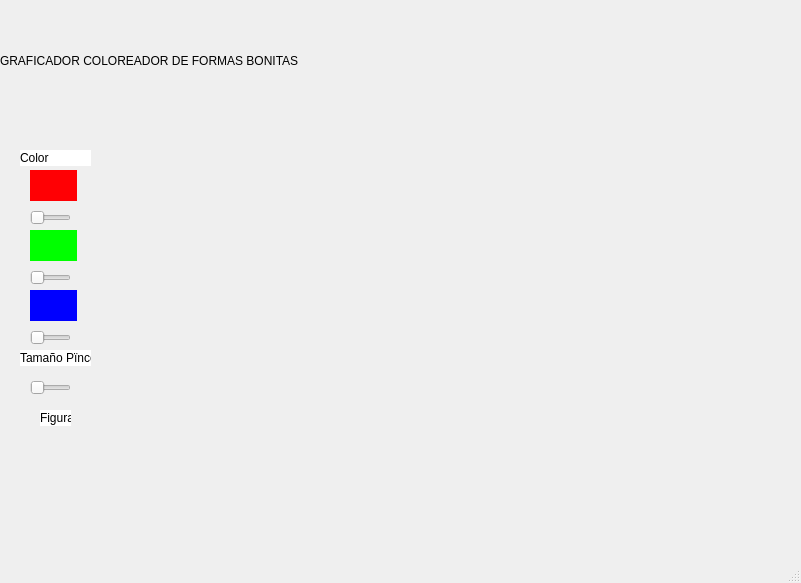
<?xml version="1.0" encoding="UTF-8"?>
<ui version="4.0">
 <class>MainWindow</class>
 <widget class="QMainWindow" name="MainWindow">
  <property name="geometry">
   <rect>
    <x>0</x>
    <y>0</y>
    <width>801</width>
    <height>583</height>
   </rect>
  </property>
  <property name="windowTitle">
   <string>MainWindow</string>
  </property>
  <widget class="QWidget" name="centralwidget">
   <property name="styleSheet">
    <string notr="true">background-image: url(:/img/UI Editor imagenes.png);</string>
   </property>
   <widget class="QLabel" name="label">
    <property name="geometry">
     <rect>
      <x>0</x>
      <y>30</y>
      <width>771</width>
      <height>61</height>
     </rect>
    </property>
    <property name="styleSheet">
     <string notr="true">font: 24pt &quot;Mongolian Baiti&quot;;</string>
    </property>
    <property name="text">
     <string>GRAFICADOR COLOREADOR DE FORMAS BONITAS</string>
    </property>
   </widget>
   <widget class="QLabel" name="label_2">
    <property name="geometry">
     <rect>
      <x>30</x>
      <y>170</y>
      <width>47</width>
      <height>31</height>
     </rect>
    </property>
    <property name="styleSheet">
     <string notr="true">color: rgb(255, 0, 4);
background-color: rgb(255, 0, 4);</string>
    </property>
    <property name="text">
     <string/>
    </property>
   </widget>
   <widget class="QSlider" name="horizontalSlider">
    <property name="geometry">
     <rect>
      <x>30</x>
      <y>210</y>
      <width>41</width>
      <height>16</height>
     </rect>
    </property>
    <property name="orientation">
     <enum>Qt::Horizontal</enum>
    </property>
   </widget>
   <widget class="QLabel" name="label_3">
    <property name="geometry">
     <rect>
      <x>20</x>
      <y>150</y>
      <width>71</width>
      <height>16</height>
     </rect>
    </property>
    <property name="styleSheet">
     <string notr="true">color: rgb(0, 0, 0);
background-color: rgb(255, 255, 255);</string>
    </property>
    <property name="text">
     <string>Color</string>
    </property>
   </widget>
   <widget class="QLabel" name="label_4">
    <property name="geometry">
     <rect>
      <x>30</x>
      <y>230</y>
      <width>47</width>
      <height>31</height>
     </rect>
    </property>
    <property name="styleSheet">
     <string notr="true">color: rgb(0, 255, 0);
background-color: rgb(0, 255, 0);</string>
    </property>
    <property name="text">
     <string/>
    </property>
   </widget>
   <widget class="QSlider" name="horizontalSlider_2">
    <property name="geometry">
     <rect>
      <x>30</x>
      <y>270</y>
      <width>41</width>
      <height>16</height>
     </rect>
    </property>
    <property name="orientation">
     <enum>Qt::Horizontal</enum>
    </property>
   </widget>
   <widget class="QSlider" name="horizontalSlider_3">
    <property name="geometry">
     <rect>
      <x>30</x>
      <y>330</y>
      <width>41</width>
      <height>16</height>
     </rect>
    </property>
    <property name="orientation">
     <enum>Qt::Horizontal</enum>
    </property>
   </widget>
   <widget class="QLabel" name="label_5">
    <property name="geometry">
     <rect>
      <x>30</x>
      <y>290</y>
      <width>47</width>
      <height>31</height>
     </rect>
    </property>
    <property name="styleSheet">
     <string notr="true">color: rgb(255, 0, 4);
background-color: rgb(0, 0, 255);</string>
    </property>
    <property name="text">
     <string/>
    </property>
   </widget>
   <widget class="QLabel" name="label_6">
    <property name="geometry">
     <rect>
      <x>20</x>
      <y>350</y>
      <width>71</width>
      <height>16</height>
     </rect>
    </property>
    <property name="styleSheet">
     <string notr="true">color: rgb(0, 0, 0);
background-color: rgb(255, 255, 255);</string>
    </property>
    <property name="text">
     <string>Tamaño Pïncel</string>
    </property>
   </widget>
   <widget class="QSlider" name="horizontalSlider_4">
    <property name="geometry">
     <rect>
      <x>30</x>
      <y>380</y>
      <width>41</width>
      <height>16</height>
     </rect>
    </property>
    <property name="orientation">
     <enum>Qt::Horizontal</enum>
    </property>
   </widget>
   <widget class="QLabel" name="label_7">
    <property name="geometry">
     <rect>
      <x>40</x>
      <y>410</y>
      <width>31</width>
      <height>16</height>
     </rect>
    </property>
    <property name="styleSheet">
     <string notr="true">color: rgb(0, 0, 0);
background-color: rgb(255, 255, 255);</string>
    </property>
    <property name="text">
     <string>Figura</string>
    </property>
   </widget>
  </widget>
  <widget class="QStatusBar" name="statusbar"/>
 </widget>
 <resources/>
 <connections/>
</ui>
